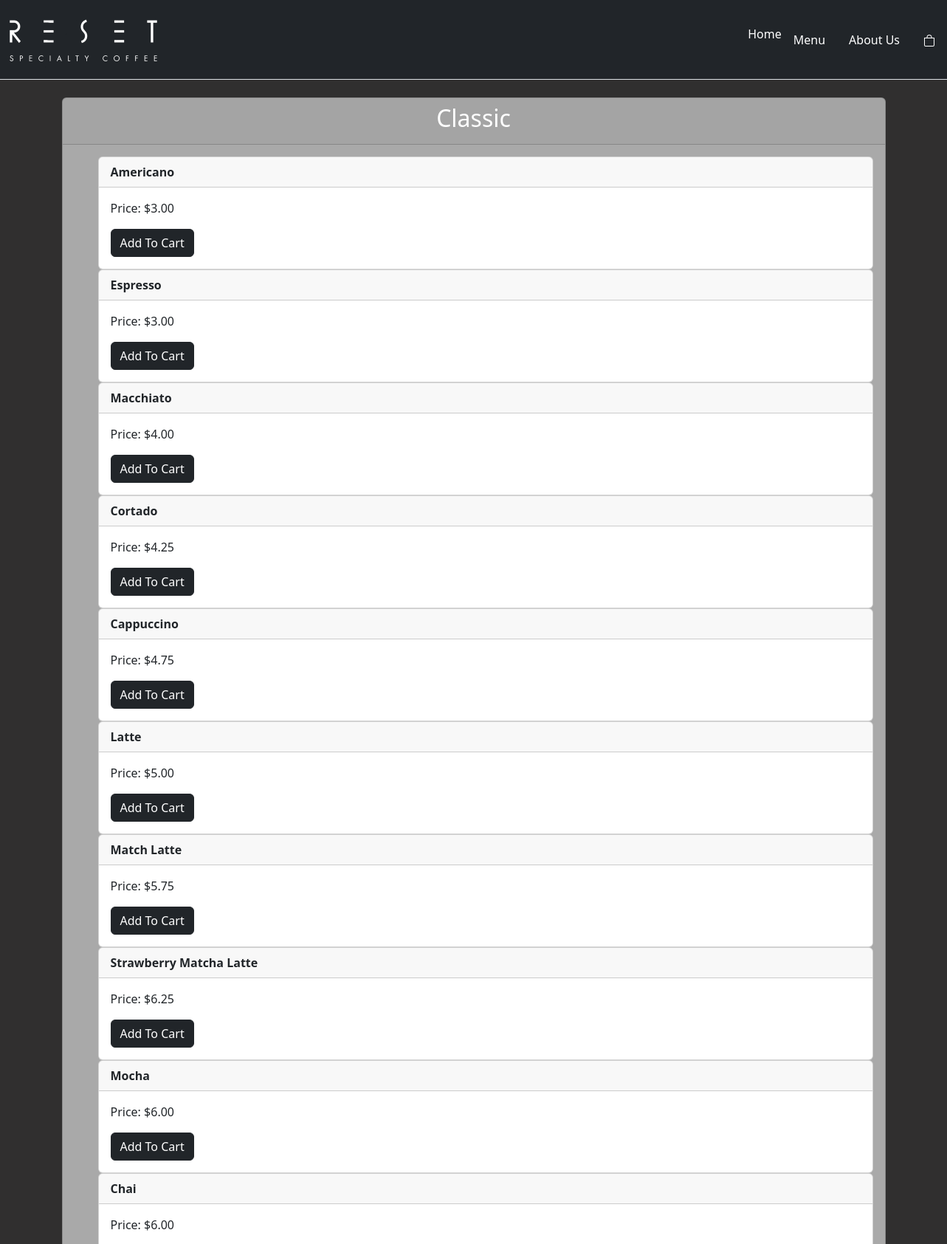
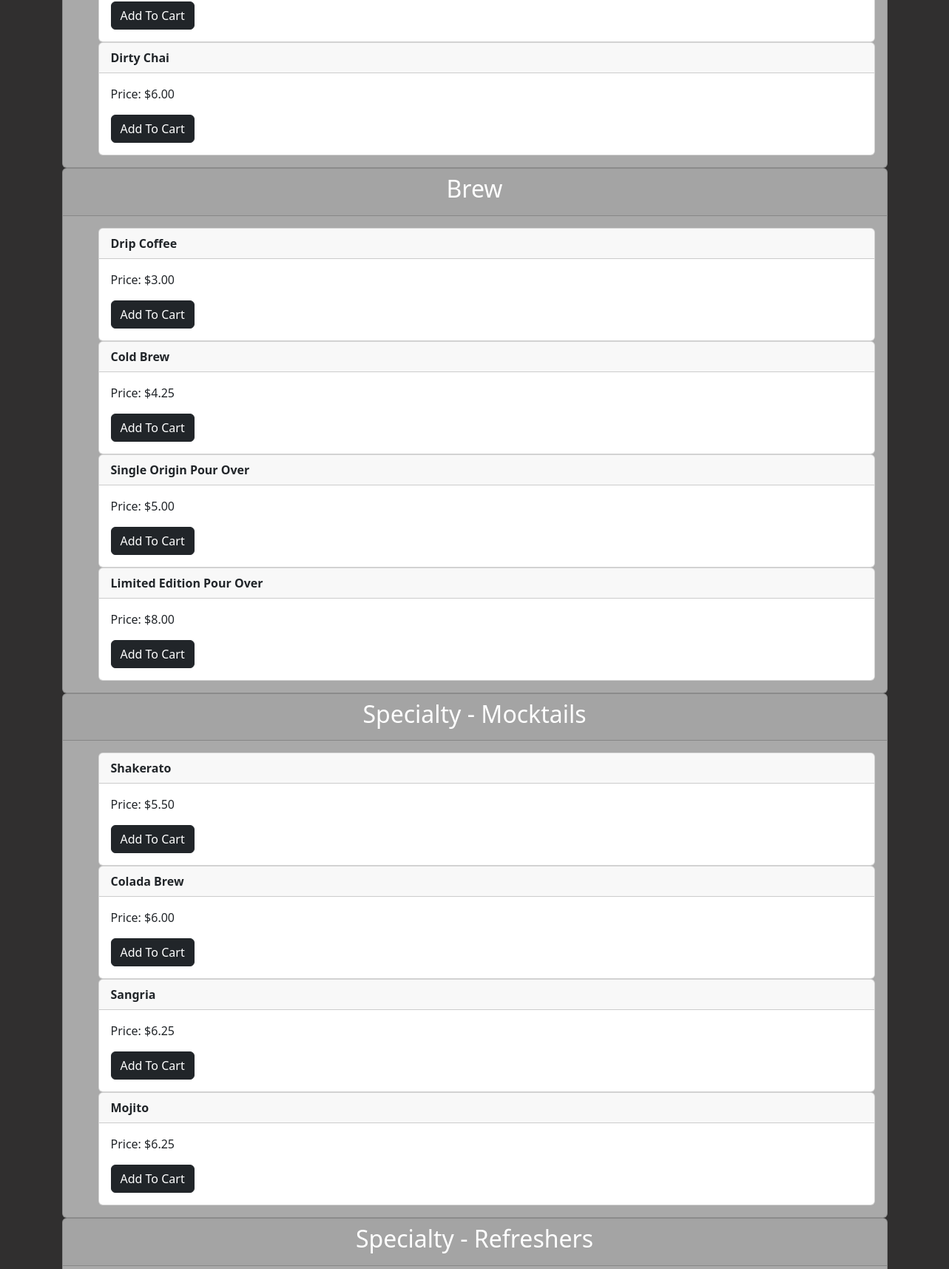
The page /menu (upper part) on the database its author committed (2 pictures, top to bottom).
### SeniorProjectApp/models.py (models this page shows, shortened)
class MenuItemCategory(models.Model):
    name = models.CharField(max_length=100)
    menu_items = models.ManyToManyField(MenuItem)

class MenuItem(models.Model):
   name = models.CharField(max_length=100)
   price = models.DecimalField(max_digits=10, decimal_places=2)

### SeniorProjectApp/views.py (the view)
# urls.py: path('menu', views.menu, name="menu"),
def menu(request):
    categories = MenuItemCategory.objects.all()
    return render(request, "SeniorProjectApp/menu.html", {'categories': categories})

### SeniorProjectApp/templates/SeniorProjectApp/menu.html (shortened to what this page needs)
{% extends 'SeniorProjectApp/base.html' %}
{% load static %}
{% block head %}
  <link rel="stylesheet" type="text/css" href="{% static 'css/style.css' %}">
{% endblock %}
{% block content %}
<div class="container align-items-center justify-content-center">
  <ul class="list-unstyled">
    {% for category in categories %}
    <div class="row">
      <li>
        <div class="card custom-bg-color">
          <div class="card-header text-center">
            <h2 style="color: white;">{{ category.name }}</h2>
          </div>
          <div class="card-body">
            <ul>
              {% for item in category.menu_items.all %}
              <div class="card">
                <div class="card-header">
                  <strong>{{ item.name }}</strong>
                </div>
                <div class="card-body">
                  <p class="card-text">Price: ${{ item.price }}</p>
                  <p class="card-text"><button type="button" class="btn btn-dark">Add To Cart</button></p>
                </div>
              </div>
              {% endfor %}
            </ul>
          </div>
        </div>
      </li>
    </div>
    {% endfor %}
  </ul>
</div>
{% endblock %}

### SeniorProjectApp/templates/SeniorProjectApp/base.html (shortened to what this page needs)
<!DOCTYPE html>
<html>
    <head>
        {% load static %}
        {% load bootstrap5 %}
        {% bootstrap_css %}
        {% block head %}{% endblock %}
    </head>
    <body style="background-color: rgb(48, 47, 47)">
      <header class="sticky-header d-flex flex-wrap align-items-center justify-content-between py-3 mb-4 border-bottom bg-dark" style="position: sticky; top: 0; z-index: 100;">
          <a href="{% url 'home' %}"><img src="static/Reset3.png" class="img-fluid"></a>
          <a href="/" class="d-flex align-items-center col-md-3 mb-2 mb-md-0 text-dark text-decoration-none">
              <svg class="bi me-2" width="40" height="32" role="img" aria-label="Bootstrap"><use xlink:href="#bootstrap"></use></svg>
          </a>
          <ul class="nav col-12 col-md-auto mb-2 justify-content-center mb-md-0">
              <li>
                  <a class="navbar-brand" href="{% url 'home' %}" style="color: white;">Home</a>
              </li>
              <li>
                  <a class="nav-link" href="{% url 'menu' %}" style="color: white;">Menu</a>
              </li>
              <li>
                  <a class="nav-link" href="{% url 'aboutus' %}" style="color: white;">About Us</a>
              </li>
              <li>
                  <a class="nav-link" href="{% url 'cart' %}" style="color: white;">
                      <svg xmlns="http://www.w3.org/2000/svg" width="16" height="16" fill="currentColor" class="bi bi-bag" viewBox="0 0 16 16">
                          <path d="M8 1a2.5 2.5 0 0 1 2.5 2.5V4h-5v-.5A2.5 2.5 0 0 1 8 1zm3.5 3v-.5a3.5 3.5 0 1 0-7 0V4H1v10a2 2 0 0 0 2 2h10a2 2 0 0 0 2-2V4h-3.5zM2 5h12v9a1 1 0 0 1-1 1H3a1 1 0 0 1-1-1V5z"/>
                      </svg>
                  </a>
              </li>
          </ul>
      </header>
        {% block content %}
        {% endblock %}
    </body>
</html>

### SeniorProjectApp/static/css/style.css (style rules this page uses)
.custom-bg-color { background-color: darkgrey; }

### rows shown on the page
MenuItemCategory: name "Classic"
MenuItem: name "Americano", price "3.00"
MenuItem: name "Espresso", price "3.00"
MenuItem: name "Macchiato", price "4.00"
MenuItem: name "Cortado", price "4.25"
MenuItem: name "Cappuccino", price "4.75"
MenuItem: name "Latte", price "5.00"
MenuItem: name "Match Latte", price "5.75"
MenuItem: name "Strawberry Matcha Latte", price "6.25"
MenuItem: name "Mocha", price "6.00"
MenuItem: name "Chai", price "6.00"
MenuItem: name "Dirty Chai", price "6.00"
MenuItemCategory: name "Brew"
MenuItem: name "Drip Coffee", price "3.00"
MenuItem: name "Cold Brew", price "4.25"
MenuItem: name "Single Origin Pour Over", price "5.00"
MenuItem: name "Limited Edition Pour Over", price "8.00"
MenuItemCategory: name "Specialty - Mocktails"
MenuItem: name "Shakerato", price "5.50"
MenuItem: name "Colada Brew", price "6.00"
MenuItem: name "Sangria", price "6.25"
MenuItem: name "Mojito", price "6.25"
MenuItemCategory: name "Specialty - Refreshers"
